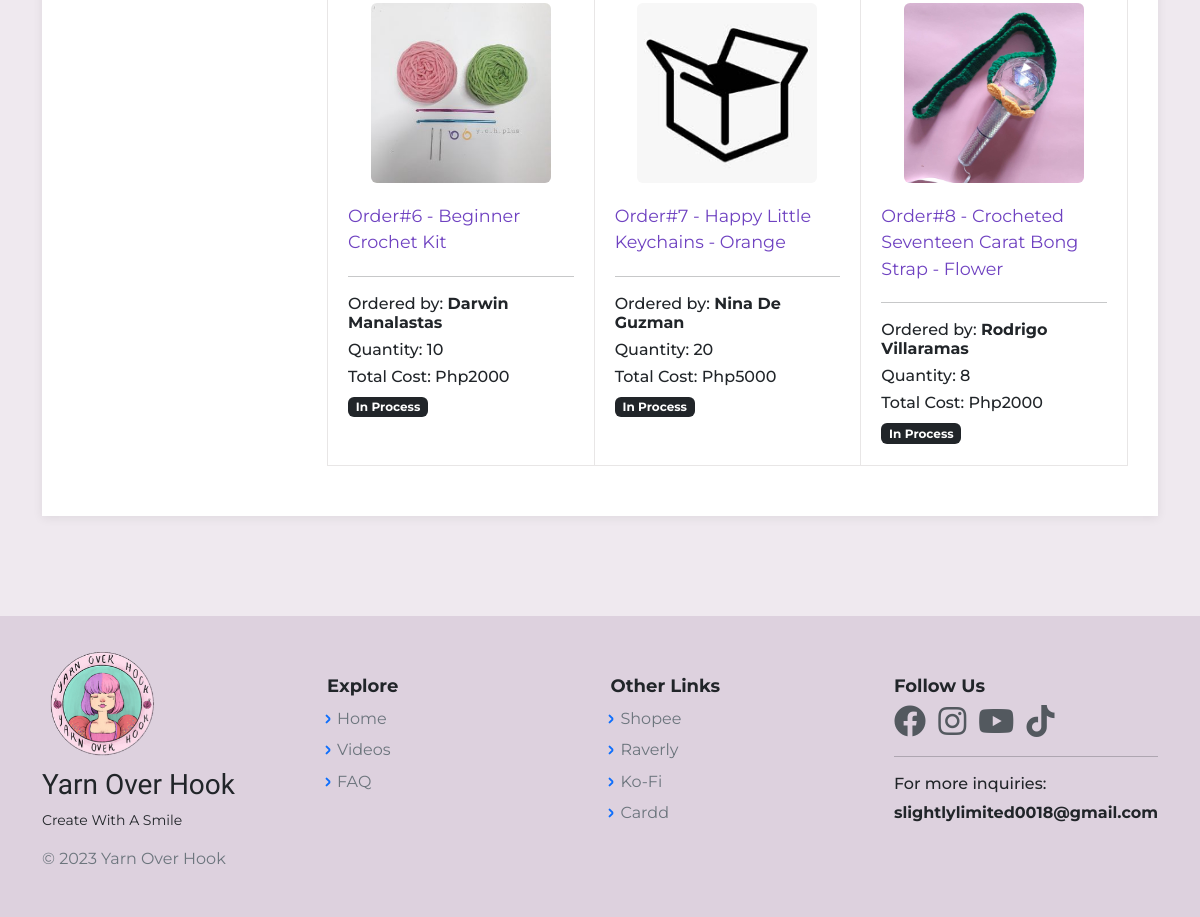
The app's page /OrdersAdminView.php (signed in, lower part), older data.
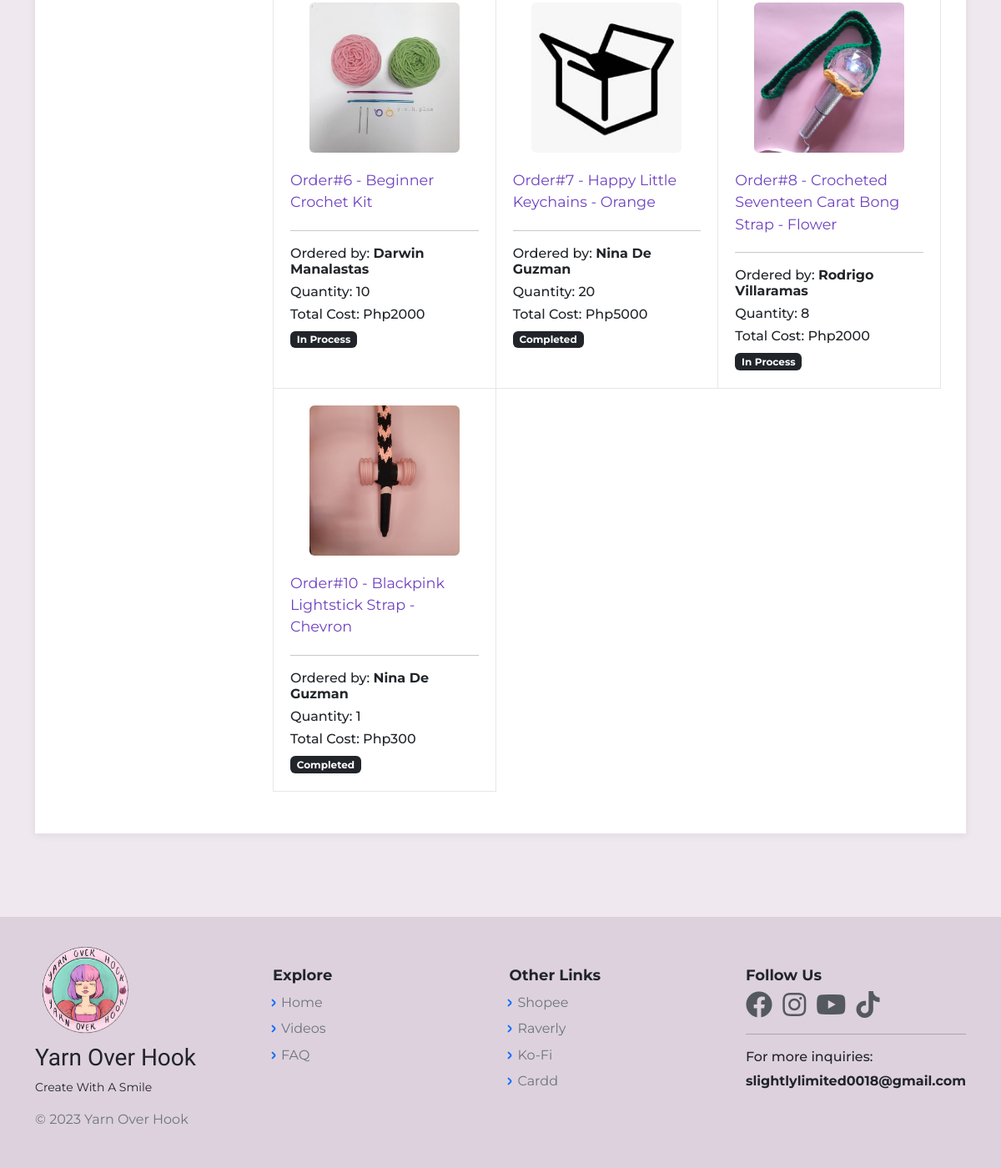
The same page, newer data.
### tables this page shows
CREATE TABLE `orders_db` (
  `OrderID` bigint(20) NOT NULL,
  `ItemID` bigint(20) NOT NULL,
  `c_id` bigint(12) NOT NULL,
  `OrderQty` int(11) NOT NULL,
  `OrderType` varchar(255) NOT NULL,
  `TypeID` int(11) NOT NULL,
  `OrderDate` timestamp NOT NULL DEFAULT current_timestamp() ON UPDATE current_timestamp(),
  `OrderTotal` int(12) NOT NULL,
  `proof_img` varchar(255) NOT NULL,
  `p_mode` varchar(255) NOT NULL,
  `tracking_no` varchar(255) NOT NULL,
  `courier_id` varchar(255) NOT NULL,
  `pay_status` varchar(255) NOT NULL
);

CREATE TABLE `inventory_db` (
  `id` bigint(20) NOT NULL,
  `ItemID` bigint(20) NOT NULL,
  `ItemName` varchar(100) NOT NULL,
  `ItemImg` varchar(255) NOT NULL,
  `ItemDesc` text NOT NULL,
  `ItemType` varchar(255) NOT NULL,
  `TypeID` int(11) NOT NULL,
  `ItemPrice` int(12) NOT NULL,
  `ItemQty` int(12) NOT NULL,
  `created_at` timestamp NOT NULL DEFAULT current_timestamp() ON UPDATE current_timestamp()
);

CREATE TABLE `cust_profile` (
  `id` bigint(20) NOT NULL,
  `c_id` bigint(12) NOT NULL,
  `c_name` varchar(60) NOT NULL,
  `c_avatar` varchar(255) NOT NULL,
  `c_label` varchar(255) NOT NULL,
  `email` varchar(60) NOT NULL,
  `region` varchar(60) NOT NULL,
  `city` varchar(60) NOT NULL,
  `street` varchar(60) NOT NULL,
  `barangay` varchar(60) NOT NULL,
  `phone_no` varchar(20) NOT NULL,
  `zip_code` int(12) NOT NULL,
  `unit_no` int(11) NOT NULL,
  `date` timestamp NOT NULL DEFAULT current_timestamp() ON UPDATE current_timestamp(),
  `address` varchar(150) NOT NULL,
  `login_id` bigint(12) NOT NULL,
  `unique_id` int(5) NOT NULL DEFAULT 1,
  `cust_status` int(1) NOT NULL DEFAULT 0
);

### OrdersAdminView.php (the view, shortened to what this page needs)
<?php
    include("includes/dbh.inc.php");
    $order = "SELECT * FROM orders_db INNER JOIN inventory_db
    ON orders_db.ItemID = inventory_db.ItemID INNER JOIN cust_profile
    ON orders_db.c_id = cust_profile.c_id
    WHERE cust_profile.cust_status = '1' ORDER BY OrderID";
	$result = mysqli_query($con, $order);
	$orders = mysqli_fetch_all($result, MYSQLI_ASSOC);
    require 'layouts/Header.php';
?>
<body class="d-flex flex-column min-vh-100">
<main class="page catalog-page">
        <section class="clean-block clean-catalog dark" style="background-color:#efe9ef;">
            <div class="container">
                <div class="content">
                    <div class="row">
                        <div class="col-md-3">
                        </div>
                        <div class="col-md-9">
                            <div class="products"><a class="btn btn-primary active" role="button" style="margin-left: 834px;margin-right: -7px;margin-bottom: -12px;margin-top: -16px;" href="AddOrder.php">Add</a>
                                <div class="row g-0">
                                    <?php foreach($orders as $order): ?>
                                    <div class="col-12 col-md-6 col-lg-4">
                                        <div class="clean-product-item">
                                            <div class="image"><a href="OrderPageAdmin.php?id=<?php echo $order['OrderID']; ?>"><img class="img-fluid d-block mx-auto rounded" src="<?php echo $order['ItemImg'] ?>" title="<?php echo $order['ItemName'] ?>"></a></div>
                                            <div class="product-name"><a href="OrderPageAdmin.php?id=<?php echo $order['OrderID']; ?>" style="color: rgb(111,66,193);">Order#<?php echo $order['OrderID'] ?> - <?php echo $order['ItemName'] ?></a></div>
                                            <hr><h6>Ordered by: <strong> <?php echo $order['c_name']; ?> </strong></h6>
                                            <h6>Quantity: <?php echo $order['OrderQty']; ?></h6>
                                            <h6>Total Cost: Php<?php echo $order['OrderTotal']; ?></h6>
                                            <span class="badge bg-dark"><?php echo $order['OrderType']; ?></span>
                                        </div>
                                    </div>
                                    <?php endforeach; ?>
                                </div>
                            </div>
                        </div>
                    </div>
                </div>
            </div>
        </section>
    </main>
<?php require 'layouts/Footer.php';?>

### layouts/Header.php (shortened to what this page needs)
<!DOCTYPE html>
    <html lang="en">
    <head>
        <link rel="stylesheet" href="assets/bootstrap/css/bootstrap.min.css">
        <link rel="stylesheet" href="https://use.fontawesome.com/releases/v5.14.0/css/all.css">
        <link rel="stylesheet" href="https://cdnjs.cloudflare.com/ajax/libs/OwlCarousel2/2.3.4/assets/owl.carousel.min.css" />
        <link rel="stylesheet" href="https://cdnjs.cloudflare.com/ajax/libs/OwlCarousel2/2.3.4/assets/owl.theme.default.min.css" />
        <link rel="stylesheet" href="https://cdn.jsdelivr.net/npm/pace-js@latest/pace-theme-default.min.css">
        <link href="https://cdnjs.cloudflare.com/ajax/libs/sweetalert/1.1.3/sweetalert.css" rel="stylesheet" />
        <link rel="stylesheet" href="assets/css/main.css">
        <link rel="stylesheet" href="assets/css/minimal.css">
        <link rel="stylesheet" href="assets/css/animate.min.css">
        <link rel="stylesheet" href="assets/fonts/simple-line-icons.min.css">
        <link rel="stylesheet" href="assets/css/Animated-Pretty-Product-List-v12-Animated-Pretty-Product-List.css">
        <link rel="stylesheet" href="assets/css/ProdListDesign.css">
        <link rel="stylesheet" href="assets/css/Login-with-overlay-image.css">
        <link rel="stylesheet" href="assets/css/LoginOverlay.css">
        <link rel="stylesheet" href="assets/css/modal.css">
        <link rel="stylesheet" href="assets/css/Profile-Card.css">
        <link rel="stylesheet" href="assets/css/Profile-Edit-Form-styles.css">
        <link rel="stylesheet" href="assets/css/Profile-Edit-Form.css">
        <link rel="stylesheet" href="assets/css/ProfileEdit1.css">
        <link rel="stylesheet" href="assets/css/ProfileEdit2.css">
        <link rel="stylesheet" href="assets/css/ProfileEdit3.css">
        <link rel="stylesheet" href="assets/css/SearchCSS.css">
        <link rel="stylesheet" href="assets/css/Search-Input-responsive.css">
        <link rel="stylesheet" href="assets/css/styleA.css">
        <link rel="stylesheet" href="assets/css/vanilla-zoom.min.css">
        <link rel="stylesheet" href="assets/css/ProfileDesignAdmin.css">
    </head>

### layouts/Footer.php (shortened to what this page needs)
  <footer class="mt-auto page-footer">
    <div class="container">
   	  <div class="row">
        <div class="col-12 col-md-3">
        	<a href="#"><img class="mb-2" src="assets/img/LOGOEXAMPLE.png" width="120" alt="Yarn Over Hook" title="Yarn Over Hook"></a>
          <h3 style="font-family: Alata, sans-serif;">Yarn Over Hook</h3>
          <small class="d-block mb-3">Create With A Smile</small>
          <p class="d-block mb-3 text-muted">&copy; <?php echo date("Y"); ?> Yarn Over Hook</p>
        </div>
        <div class="col-6 col-md">
          <h5>Explore</h5>
          <ul class="list-unstyled text-small">
            <li class="mb-1"><a class="link-secondary text-decoration-none" href="HomePage.php">Home</a></li>
            <li class="mb-1"><a class="link-secondary text-decoration-none" href="Videos.php">Videos</a></li>
            <li class="mb-1"><a class="link-secondary text-decoration-none" href="FAQ.php">FAQ</a></li>
          </ul>
        </div>
        <div class="col-6 col-md">
          <h5>Other Links</h5>
          <ul class="list-unstyled text-small">
            <li class="mb-1"><a class="link-secondary text-decoration-none" target="_blank" href="https://shopee.ph/y.o.h.plus">Shopee</a></li>
            <li class="mb-1"><a class="link-secondary text-decoration-none" target="_blank" href="https://www.ravelry.com/people/yohplus">Raverly</a></li>
            <li class="mb-1"><a class="link-secondary text-decoration-none" target="_blank" href="https://ko-fi.com/yohplus/link/CHONKY10">Ko-Fi</a></li>
            <li class="mb-1"><a class="link-secondary text-decoration-none" target="_blank" href="https://yohplus.carrd.co">Cardd</a></li>
          </ul>
        </div>
        <div class="col-12 col-md">
        <h5>Follow Us</h5>
          <div class="ft-soc">
  				  <a href="https://www.facebook.com/y.o.h.plus" target="_blank"> <i class="fab fa-facebook fa-2x me-2"></i></a>
            <a href="https://www.instagram.com/y.o.h.plus" target="_blank"> <i class="fab fa-instagram fa-2x me-2"></i></a>
  				  <a href="https://www.youtube.com/channel/UCSxg8KwMRQxEk8v5vjpXKcg" target="_blank"> <i class="fab fa-youtube fa-2x me-2"></i></a>
            <a href="https://vt.tiktok.com/ZScNM2Lx" target="_blank"> <i class="fab fa-tiktok fa-2x me-2"></i></a>
          </div><hr>
        <h6>For more inquiries:</h6>
        <strong>slightlylimited0018@gmail.com</strong>
    </footer>
    </body>
</html>

### assets/css/main.css (style rules this page uses)
body { background-color: #efe9ef !important; padding-top: 85px; }
footer { background-color: #ddd1de !important; padding: 30px; }
.container { animation: transitionInContainer 0.50s; }

### assets/css/Profile-Edit-Form-styles.css (style rules this page uses)
hr { height: 2px; }

### assets/css/Profile-Edit-Form.css (style rules this page uses)
hr { height: 2px; }

### assets/css/ProfileEdit1.css (style rules this page uses)
hr { height: 2px; }

### assets/css/ProfileEdit2.css (style rules this page uses)
hr { height: 2px; }

Row changes from the older to the newer data that the page shows:
changed orders_db "Happy Little Keychains - Orange": OrderType "In Process" → "Completed"
added orders_db: inventory_db.ItemImg (picture), OrderID "10", inventory_db.ItemName "Blackpink Lightstick Strap - Chevron", cust_profile.c_name "Nina De Guzman", OrderQty "1", OrderTotal "300", OrderType "Completed"
